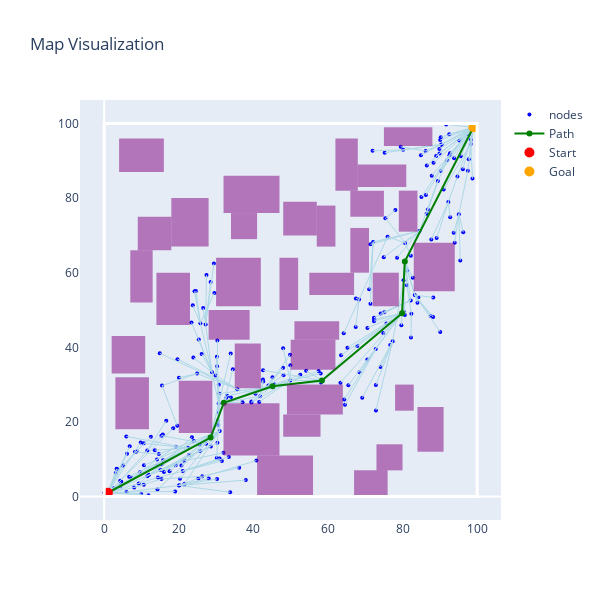
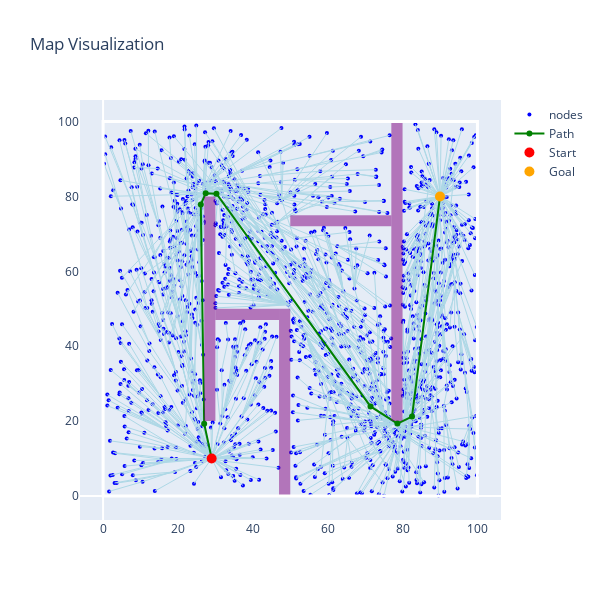
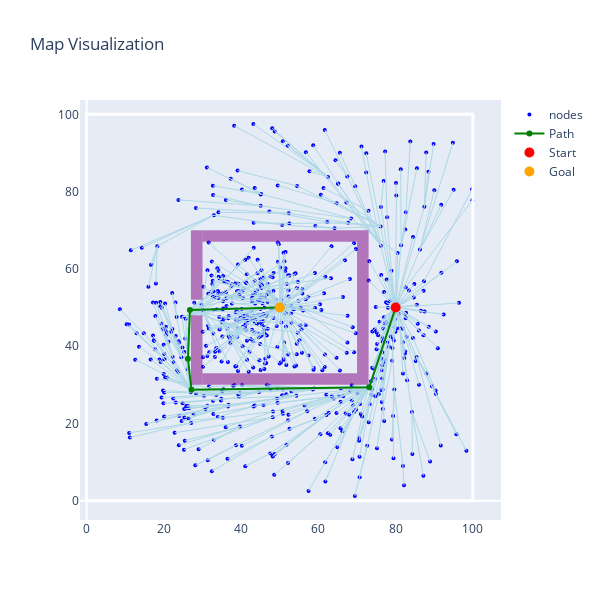

Here is the notebook cell these charts were saved with, in order:
### Code cell
for pmap in maps:
    result = p.plan(map=pmap)
    visualize_map_shapes(pmap.grid, obs=pmap.obstacles, start=pmap.start, goal=pmap.goal,
                        path=result.path, nodes=list(map(lambda x: x.position, result.nodes)), edges=result.edges)
